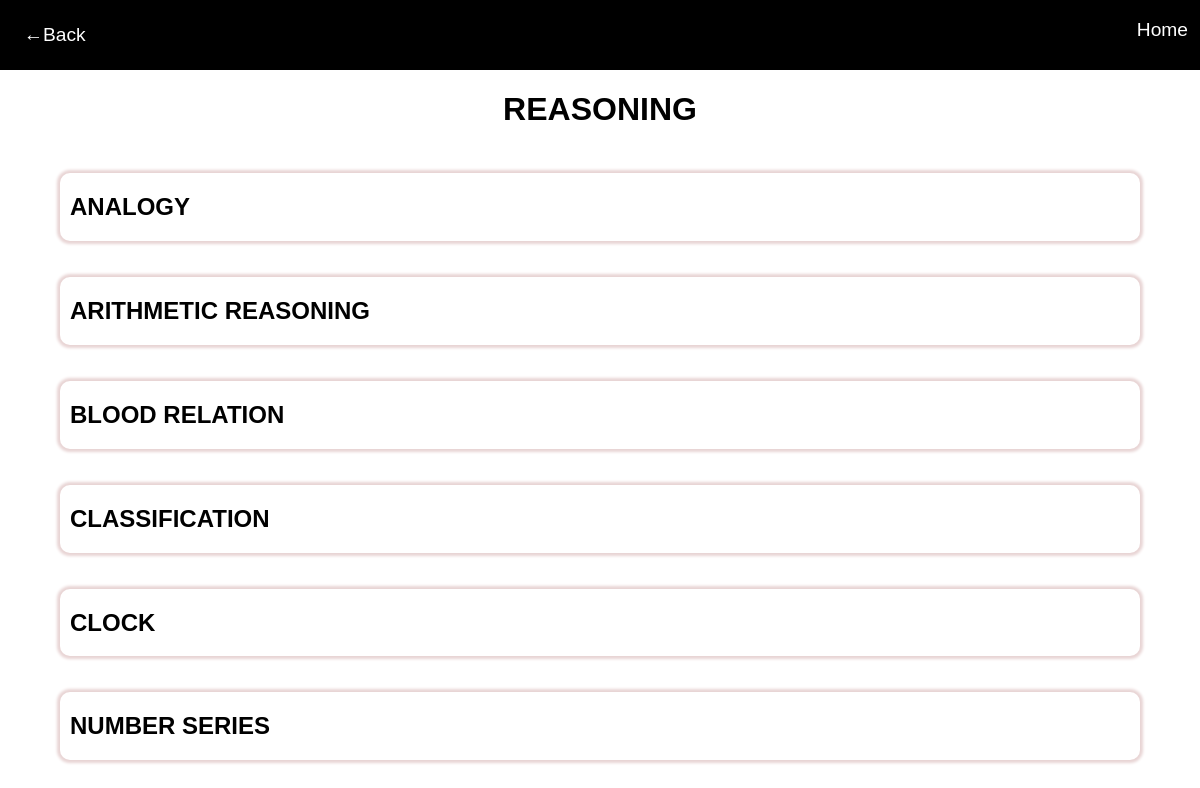
The app's page /reasoning with its own data.
### aptitudes/models.py (models this page shows)
class aptitude(models.Model):
    category = models.TextField()
    topic = models.TextField()
    question = models.TextField()
    option1 = models.TextField(null=True)
    option2 = models.TextField(null=True)
    option3 = models.TextField(null=True)
    option4 = models.TextField(null=True)
    option5 = models.TextField(null=True)
    answer = models.TextField()
    def __str__(self):
        return self.topic

### aptitude/views.py (the view)
# urls.py: path('reasoning',views.reasoning),
def reasoning(request):
    a = aptitude.objects.filter(category='REASONING')
    data = {'key':a}
    x=[]
    for i in data["key"]:
        x.append(str(i))
    topic_set = sorted(set(x))
    return render(request, "reasoning.html",{'key':topic_set})

### templates/reasoning.html (shortened to what this page needs)
<!DOCTYPE html>
<html lang="en">
<head>
</head>
<body>
    {% include 'header.html' %}
    <center><h1>REASONING</h1></center>
    {% for i in key %}
    <a href="{% url 'reasoning_questions' topic_name=i %}">
        <section class="section">
            <h2>{{i}}</h2>
        </section>
    </a>
    {% endfor %}
</body>
</html>

### templates/reasoning.html (style rules this page uses)
* { box-sizing: border-box; }
body { margin: 0; font-family: Arial, sans-serif; background-color: white; }
.section { padding-left: 10px; text-align: left; background-color: white; width: 90%; float: left; margin: 2% 5% 1% 5% ; border-radius: 10px; box-shadow: 0px 0px 3px 3px rgb(232, 212, 212); }
a { text-decoration: none; color: black; }

### records on screen
aptitude: key "ANALOGY"
aptitude: key "ARITHMETIC REASONING"
aptitude: key "BLOOD RELATION"
aptitude: key "CLASSIFICATION"
aptitude: key "CLOCK"
aptitude: key "NUMBER SERIES"
